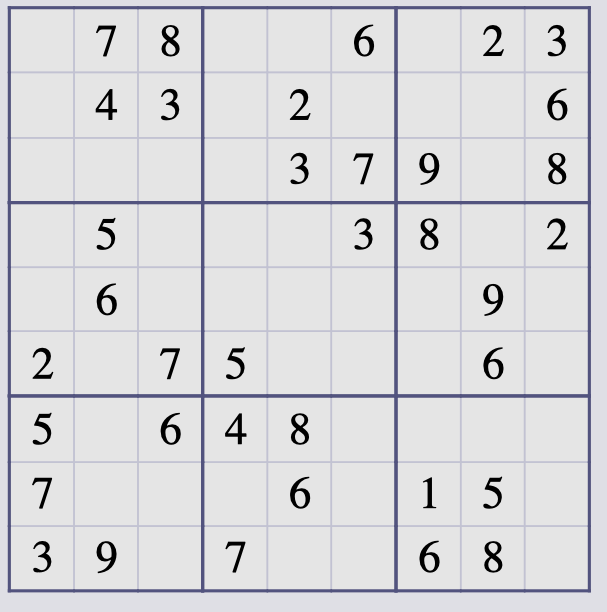
#> input picture Chapter 03/10. Threshold/image/sudoku.png, 607 x 612 px, found by its file name
$ python image_pre.py
#> lines starting #> are read from the running program, lines starting #| are printed output that depends on the picture; after the words box and inside, x2 and y2 are one past the last pixel; in counts of white or black regions, pixels touching at a corner belong together
import cv2
import matplotlib.pyplot as plt


img = cv2.imread("image\sudoku.png")
#> img is the input picture: shape (612, 607, 3); mean B, G, R 219, 216.2, 216.2
print(type(img))
#| <class 'numpy.ndarray'>

rgb_img = cv2.cvtColor(img, cv2.COLOR_BGR2RGB)
gray_img = cv2.cvtColor(rgb_img, cv2.COLOR_BGR2GRAY)
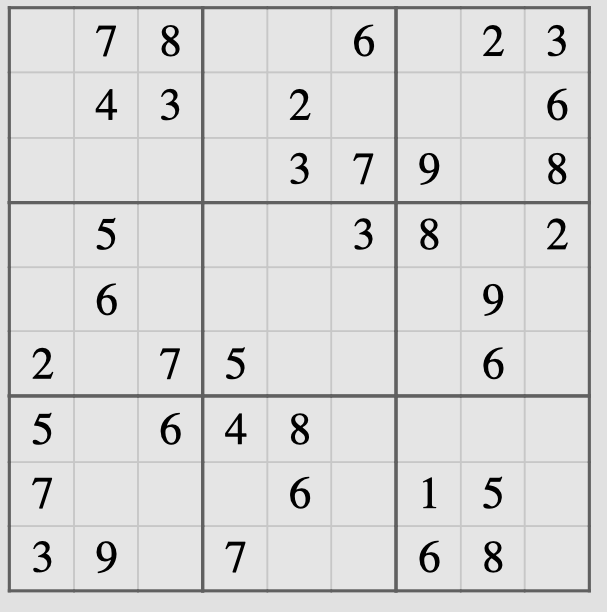
#> gray_img: shape (612, 607); min 0, max 229, mean 217.1
blurred = cv2.GaussianBlur(gray_img, (7, 7), 3)
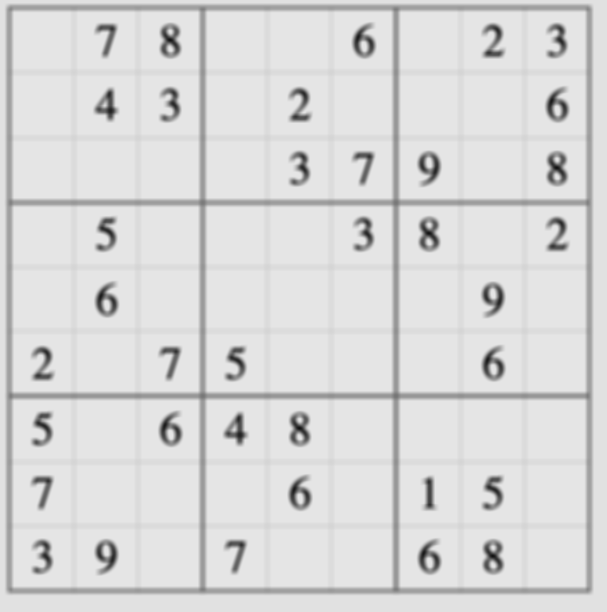
#> blurred: shape (612, 607); min 18, max 229, mean 217.1
thresh = cv2.adaptiveThreshold(blurred, 255, cv2.ADAPTIVE_THRESH_GAUSSIAN_C, cv2.THRESH_BINARY, 11, 2)
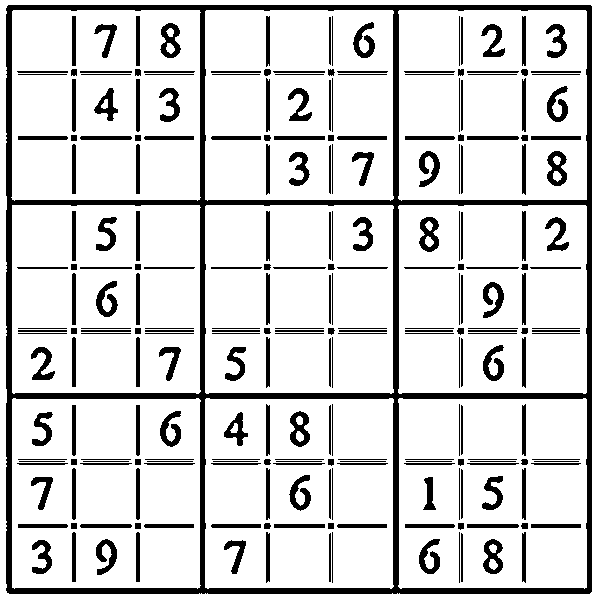
#> thresh: shape (612, 607); 84.2% white; 244 black regions, largest, box (x1, y1, x2, y2) and area: (6, 5, 592, 594) 25322, (290, 411, 310, 447) 419, (547, 151, 567, 186) 414
thresh = cv2.bitwise_not(thresh)


# plot the image
plt.figure(figsize = (10, 8))
plt.imshow(thresh, cmap= "gray")
plt.show()
